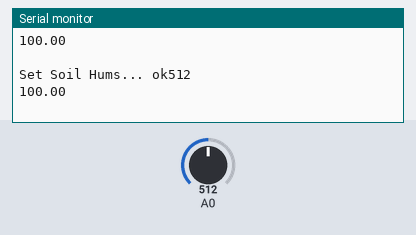
This sketch was run on a simulated ESP8266 (NodeMCU). On the bench: the last lines printed to the serial monitor. Inputs (shaded band) come from the test bench; at power-on: A0 = 512. WiFi joins after 1.5 s; servers stay silent unless stated.

Above: at 2.7 s.
2.8 s: A0 set to 716
At 4.1 s:
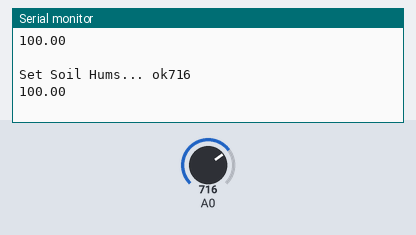
4.3 s: A0 set to 900
At 5.0 s:
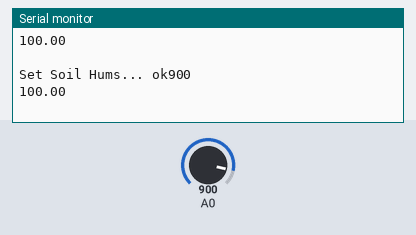
Timing chart, 0 to 7.3 s (numbered marks = the images above; inputs shaded):
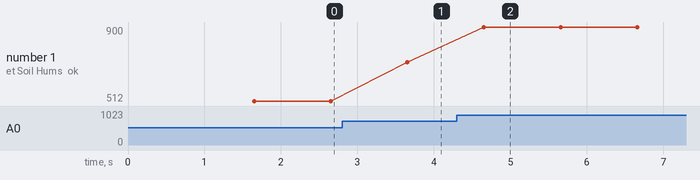

Measured:
- after the input at 2.8 s, the serial monitor: prints a new line after 0.86 s (image 1)
- after the input at 4.3 s, the serial monitor: prints a new line after 0.36 s (image 2)
- plotted number 1: 512 → 716 after the input at 2.8 s, 716 → 900 after the input at 4.3 s

The sketch:

NodeMCU_Soil_Hum.ino
```cpp
#include <ESP8266WiFi.h>
#include <FirebaseESP8266.h>

#include <addons/TokenHelper.h>
#include <addons/RTDBHelper.h>

//WiFi
#define WIFI_SSID "CETYS_Universidad"
#define WIFI_PASSWORD ""

//FireBase
#define API_KEY "AIzaSyDoY2Gis3VJPMoKTYS8iqPS6nqIkPRy0x8"
#define DATABASE_URL "https://proyecto-final-8bdcf-default-rtdb.firebaseio.com/"

#define USER_EMAIL "espuser@mail.com"
#define USER_PASSWORD "esppassword"

//Define Firebase Data object
FirebaseData fbdo;
FirebaseAuth auth;
FirebaseConfig config;

//Declaring Initial Variables
String DataH = "/Soil_Humidity";
String sensorValueH; //numero de sensor
unsigned long sendDataPrevMillis = 0;
const int sensor_pin = 0;
float moisture_percentage;
void setup() {
  // put your setup code here, to run once:
  Serial.begin(115200);
  WiFi.begin(WIFI_SSID, WIFI_PASSWORD);
  Serial.print("Connecting to Wi-Fi");

  while (WiFi.status() != WL_CONNECTED)
  {
    Serial.print(".");
    delay(300);
  }

  Serial.println();
  Serial.print("Connected with IP: ");
  Serial.println(WiFi.localIP());
  Serial.println();

  Serial.printf("Firebase Client v%s\n\n", FIREBASE_CLIENT_VERSION);

  /* Assign the api key (required) */
  config.api_key = API_KEY;

  /* Assign the user sign in credentials */
  auth.user.email = USER_EMAIL;
  auth.user.password = USER_PASSWORD;

  /* Assign the RTDB URL (required) */
  config.database_url = DATABASE_URL;
  config.token_status_callback = tokenStatusCallback;
  Firebase.begin(&config, &auth);
  Firebase.reconnectWiFi(true);
  Firebase.setDoubleDigits(5);
}

void loop() {
  if (Firebase.ready() && (millis() - sendDataPrevMillis > 1000 || sendDataPrevMillis == 0))
  {
    moisture_percentage = ( 100.00 - ( (analogRead(sensor_pin)/1023) * 100.00 ) );
    sendDataPrevMillis = millis(); //Hora en Milisegundos

    sensorValueH = DataH; //concatenando el número de lectura que es
    Serial.printf("Set Soil Hums... %s",Firebase.setFloat(fbdo, sensorValueH, moisture_percentage)?"ok": fbdo.errorReason().c_str());//%s -> Agregando string
    Serial.println(analogRead(0));
    Serial.println(moisture_percentage);
    Serial.println(" ");
  }
}
```
